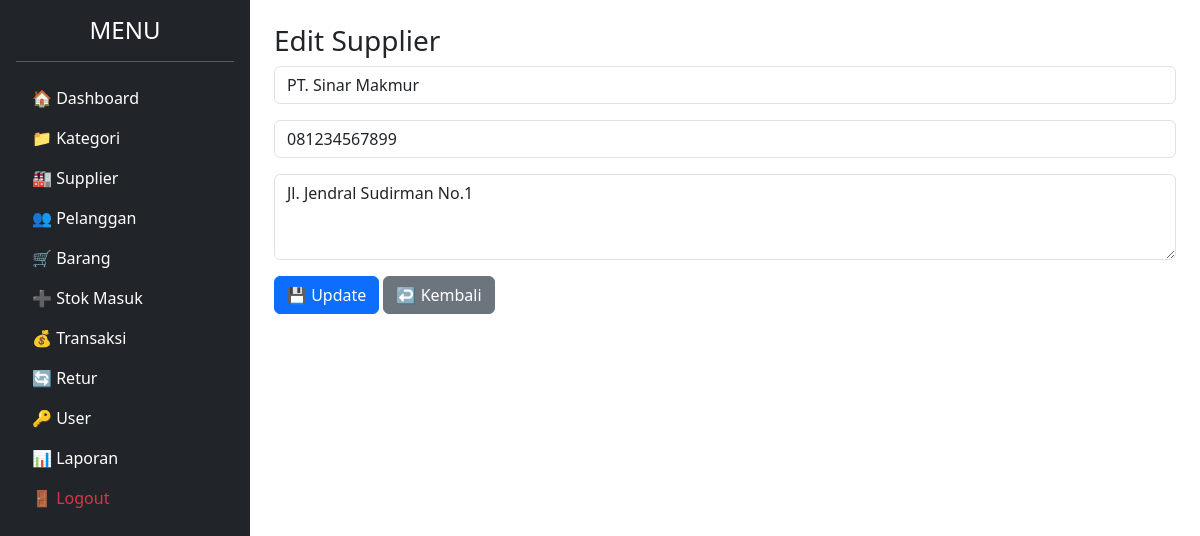
The app's page /admin/supplier/edit.php?id=1 (signed in) with its own data.
### tables this page shows
CREATE TABLE `supplier` (
  `id` int NOT NULL,
  `nama_supplier` varchar(100) NOT NULL,
  `kontak` varchar(50) DEFAULT NULL,
  `alamat` text
);

### admin/supplier/edit.php (the view, shortened to what this page needs)
<?php
include '../../config/koneksi.php';
$id = $_GET['id'];
$query = mysqli_query($koneksi, "SELECT * FROM supplier WHERE id='$id'");
$data = mysqli_fetch_assoc($query);
?>
<!DOCTYPE html>
<html lang="id">
<head>
    <link href="https://cdn.jsdelivr.net/npm/bootstrap@5.3.0/dist/css/bootstrap.min.css" rel="stylesheet">
</head>
<body>
<div class="d-flex">
    <div class="bg-dark text-white p-3" style="width:250px; min-height:100vh;">
        <h4 class="text-center">MENU</h4><hr>
        <ul class="nav flex-column">
            <li class="nav-item"><a href="../index.php" class="nav-link text-white">🏠 Dashboard</a></li>
            <li class="nav-item"><a href="../kategori/index.php" class="nav-link text-white">📁 Kategori</a></li>
            <li class="nav-item"><a href="index.php" class="nav-link text-white">🏭 Supplier</a></li>
            <li class="nav-item"><a href="../pelanggan/index.php" class="nav-link text-white">👥 Pelanggan</a></li>
            <li class="nav-item"><a href="../barang/index.php" class="nav-link text-white">🛒 Barang</a></li>
            <li class="nav-item"><a href="../stok_masuk/index.php" class="nav-link text-white">➕ Stok Masuk</a></li>
            <li class="nav-item"><a href="../transaksi/index.php" class="nav-link text-white">💰 Transaksi</a></li>
            <li class="nav-item"><a href="../retur/index.php" class="nav-link text-white">🔄 Retur</a></li>
            <li class="nav-item"><a href="../users/index.php" class="nav-link text-white">🔑 User</a></li>
            <li class="nav-item"><a href="../laporan/index.php" class="nav-link text-white">📊 Laporan</a></li>
            <li class="nav-item"><a href="../../login/logout.php" class="nav-link text-danger">🚪 Logout</a></li>
        </ul>
    </div>
    <div class="p-4 flex-grow-1">
        <h3>Edit Supplier</h3>
        <form method="post">
            <div class="mb-3">
                <input type="text" name="nama_supplier" value="<?= $data['nama_supplier']; ?>" class="form-control" required>
            </div>
            <div class="mb-3">
                <input type="text" name="kontak" value="<?= $data['kontak']; ?>" class="form-control" required>
            </div>
            <div class="mb-3">
                <textarea name="alamat" class="form-control" rows="3" required><?= $data['alamat']; ?></textarea>
            </div>
            <button type="submit" name="update" class="btn btn-primary">💾 Update</button>
            <a href="index.php" class="btn btn-secondary">↩️ Kembali</a>
        </form>
    </div>
</div>
</body>
</html>

### records on screen
supplier: nama_supplier "PT. Sinar Makmur", kontak "081234567899", alamat "Jl. Jendral Sudirman No.1"
